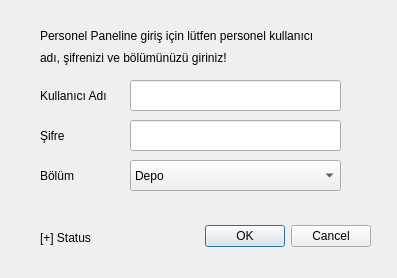
<?xml version="1.0" encoding="UTF-8"?>
<ui version="4.0">
 <class>personellogin</class>
 <widget class="QDialog" name="personellogin">
  <property name="geometry">
   <rect>
    <x>0</x>
    <y>0</y>
    <width>397</width>
    <height>278</height>
   </rect>
  </property>
  <property name="windowTitle">
   <string>Personel Paneli Giriş</string>
  </property>
  <widget class="QDialogButtonBox" name="buttonBox">
   <property name="geometry">
    <rect>
     <x>170</x>
     <y>220</y>
     <width>201</width>
     <height>32</height>
    </rect>
   </property>
   <property name="orientation">
    <enum>Qt::Horizontal</enum>
   </property>
   <property name="standardButtons">
    <set>QDialogButtonBox::Cancel|QDialogButtonBox::Ok</set>
   </property>
  </widget>
  <widget class="QLineEdit" name="lineEdit_2">
   <property name="geometry">
    <rect>
     <x>130</x>
     <y>120</y>
     <width>211</width>
     <height>31</height>
    </rect>
   </property>
   <property name="text">
    <string/>
   </property>
   <property name="echoMode">
    <enum>QLineEdit::Password</enum>
   </property>
  </widget>
  <widget class="QLabel" name="label_3">
   <property name="geometry">
    <rect>
     <x>40</x>
     <y>20</y>
     <width>351</width>
     <height>31</height>
    </rect>
   </property>
   <property name="font">
    <font>
     <pointsize>9</pointsize>
    </font>
   </property>
   <property name="text">
    <string>Personel Paneline giriş için lütfen personel kullanıcı</string>
   </property>
  </widget>
  <widget class="QLabel" name="label_4">
   <property name="geometry">
    <rect>
     <x>40</x>
     <y>50</y>
     <width>301</width>
     <height>16</height>
    </rect>
   </property>
   <property name="font">
    <font>
     <pointsize>9</pointsize>
    </font>
   </property>
   <property name="text">
    <string>adı, şifrenizi ve bölümünüzü giriniz!</string>
   </property>
  </widget>
  <widget class="QLabel" name="label_2">
   <property name="geometry">
    <rect>
     <x>40</x>
     <y>120</y>
     <width>81</width>
     <height>31</height>
    </rect>
   </property>
   <property name="font">
    <font>
     <pointsize>9</pointsize>
     <weight>50</weight>
     <bold>false</bold>
    </font>
   </property>
   <property name="text">
    <string>Şifre</string>
   </property>
  </widget>
  <widget class="QLabel" name="label">
   <property name="geometry">
    <rect>
     <x>40</x>
     <y>80</y>
     <width>81</width>
     <height>31</height>
    </rect>
   </property>
   <property name="font">
    <font>
     <pointsize>9</pointsize>
     <weight>50</weight>
     <bold>false</bold>
    </font>
   </property>
   <property name="text">
    <string>Kullanıcı Adı</string>
   </property>
  </widget>
  <widget class="QLineEdit" name="lineEdit">
   <property name="geometry">
    <rect>
     <x>130</x>
     <y>80</y>
     <width>211</width>
     <height>31</height>
    </rect>
   </property>
  </widget>
  <widget class="QComboBox" name="comboBox">
   <property name="geometry">
    <rect>
     <x>130</x>
     <y>160</y>
     <width>211</width>
     <height>31</height>
    </rect>
   </property>
   <property name="currentText">
    <string>Depo</string>
   </property>
   <property name="sizeAdjustPolicy">
    <enum>QComboBox::AdjustToContentsOnFirstShow</enum>
   </property>
   <item>
    <property name="text">
     <string>Depo</string>
    </property>
   </item>
   <item>
    <property name="text">
     <string>Yonetim</string>
    </property>
   </item>
   <item>
    <property name="text">
     <string>Pastane</string>
    </property>
   </item>
   <item>
    <property name="text">
     <string>Yemekhane</string>
    </property>
   </item>
  </widget>
  <widget class="QLabel" name="label_5">
   <property name="geometry">
    <rect>
     <x>40</x>
     <y>160</y>
     <width>91</width>
     <height>31</height>
    </rect>
   </property>
   <property name="font">
    <font>
     <pointsize>9</pointsize>
    </font>
   </property>
   <property name="text">
    <string>Bölüm</string>
   </property>
  </widget>
  <widget class="QLabel" name="label_6">
   <property name="geometry">
    <rect>
     <x>40</x>
     <y>230</y>
     <width>71</width>
     <height>16</height>
    </rect>
   </property>
   <property name="text">
    <string>[+] Status</string>
   </property>
  </widget>
 </widget>
 <tabstops>
  <tabstop>lineEdit</tabstop>
  <tabstop>lineEdit_2</tabstop>
  <tabstop>comboBox</tabstop>
 </tabstops>
 <resources/>
 <connections>
  <connection>
   <sender>buttonBox</sender>
   <signal>accepted()</signal>
   <receiver>personellogin</receiver>
   <slot>accept()</slot>
   <hints>
    <hint type="sourcelabel">
     <x>248</x>
     <y>254</y>
    </hint>
    <hint type="destinationlabel">
     <x>157</x>
     <y>274</y>
    </hint>
   </hints>
  </connection>
  <connection>
   <sender>buttonBox</sender>
   <signal>rejected()</signal>
   <receiver>personellogin</receiver>
   <slot>reject()</slot>
   <hints>
    <hint type="sourcelabel">
     <x>316</x>
     <y>260</y>
    </hint>
    <hint type="destinationlabel">
     <x>286</x>
     <y>274</y>
    </hint>
   </hints>
  </connection>
 </connections>
</ui>
